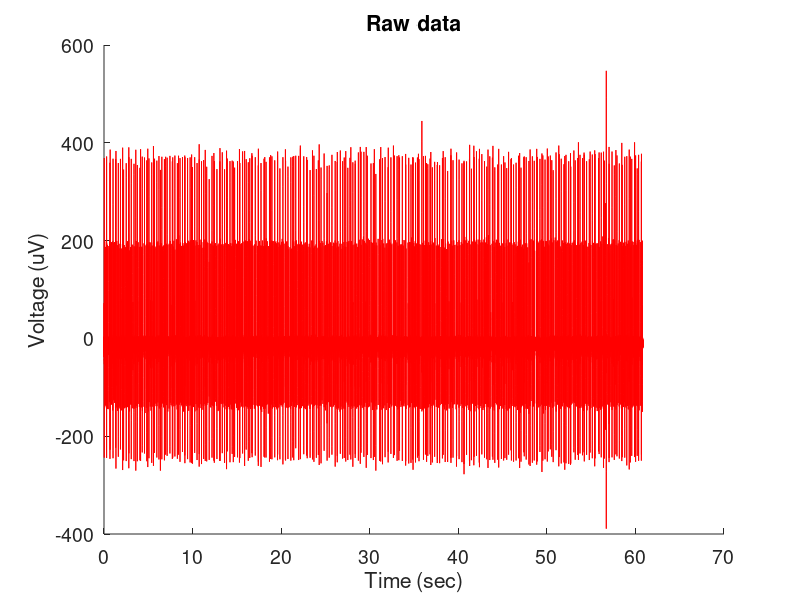

Source code (MATLAB): (Note: this script raises an error after producing the figure.)
clear                                                                      %%%% It will clear all the variables from the workspace
clc                                                                        %%%% It will clear all the texts from command window
close all                                                                  %%%% It will close all the previous figures

addpath('G:\My Drive\Grad_School_Year_3\MATLAB_Bootcamp\pni-summer-matlab-2021\Week_5');%%%% path where this MATLAB code file is present
cd('G:\My Drive\Grad_School_Year_3\MATLAB_Bootcamp\pni-summer-matlab-2021\Week_5');     %%%% path where the data file from LABCHART is present

%%%%%%%%%%%%%%%%%%%%%% Loading the data file %%%%%%%%%%%%%%%%%%%%%%%%%%%%%%
load('nerve_data_example_2.mat');                       %%%% Load the data file 
data=nerve_voltage;                              
data(:,2)=-1*data(:,2);
%%%%%%%%%%%%%%%%%%%%%%%% Plotting raw data %%%%%%%%%%%%%%%%%%%%%%%%%%%%%%%%
figure; 
plot(data(:,1),data(:,2),'-r')                                     %%%% Plotting Raw data
xlabel('Time (sec)','fontsize',14);                                  %%%% Writing x label. The fontsize of the label is also mentioned.
ylabel('Voltage (uV)','fontsize',14);                               %%%% writing y label
title('Raw data');                                                         %%%% Writing the title of the plot
box off;                                                                    %%%% Box off does not make a square around the figure
set(gca,'fontsize',14)                                                     %%%% This will set the font size of tick labels to be 14
%%
%%%%%%%%%%%%%%%% Determining peaks based on threshold %%%%%%%%%%%%%%%%%%%%
[pks,locs,widths] = findpeaks(data(:,2),'MinPeakHeight',50,'MinPeakDistance',40); %%%% Peak threshold, and minimum inter peak distance
figure; 
plot(data(:,1),data(:,2),'m', 'linewidth',1)  
hold on
plot(data(locs),pks,'ob')%%%% Highlighting peaks above threshold
xlabel('Time (sec)','fontsize',14); 
ylabel('Voltage (uV)','fontsize',14);
title('Peaks above threshold');
box off;
set(gca,'fontsize',14)
%%
%%%%%%%%%%%%%%% Plotting histogram of peak height %%%%%%%%%%%%%%%%%%%%%%%%
figure;
peaks_hist = histogram(pks);                                            %%%% pks has all the amplitude information of the AP peaks
peaks_hist.BinWidth = 10;                                                %%%% Binwidth is the width of each histogram bin
xlabel('Amplitude of AP (uV)','fontsize',14);
ylabel('Number of occurences','fontsize',14)                             
title('Histogram of AP amplitude','fontsize',14);
box off; 
set(gca,'fontsize',14)
%%
%%%%%%%%%%%%%%% Plotting histogram of peak widths %%%%%%%%%%%%%%%%%%%%%%%%%
figure;                                                   
width_hist = histogram(widths);                                         %%%% widths has all the width information of the AP peaks
width_hist.BinWidth = 0.05;                                              
xlabel('Width of AP (ms)','fontsize',14);
ylabel('Number of occurences','fontsize',14)                             
title('Histogram of AP width','fontsize',14);
box off; 
set(gca,'fontsize',18)

%% 
figure
plot(widths,pks,'ob')
xlabel('Width of AP (ms)','fontsize',14);
ylabel('Amplitude of AP (uV)','fontsize',14)                             
title('width vs amplitude of spikes','fontsize',14);
box off; 
set(gca,'fontsize',18)
%%
%%%%%%% finding the location of peaks with same height
all_peak_200=[];
all_locs_200=[];

for i=1:size(pks,1)
    if pks(i,1)<200 && pks(i,1)>170
        all_peak_200=[all_peak_200 pks(i,1)];
        all_locs_200=[all_locs_200 locs(i,1)];
    end
end

%%